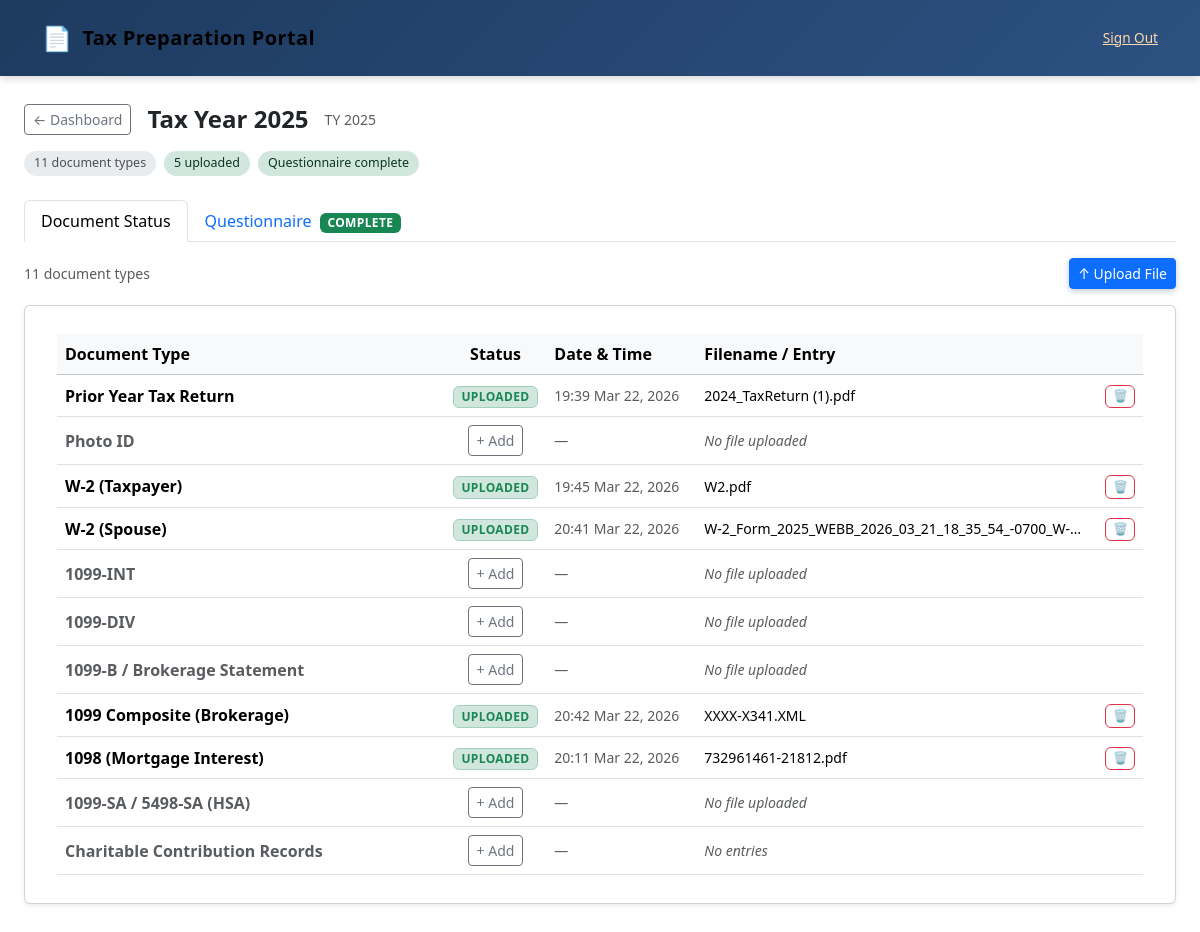
Page /year/2025 (signed in) on the earlier database version.
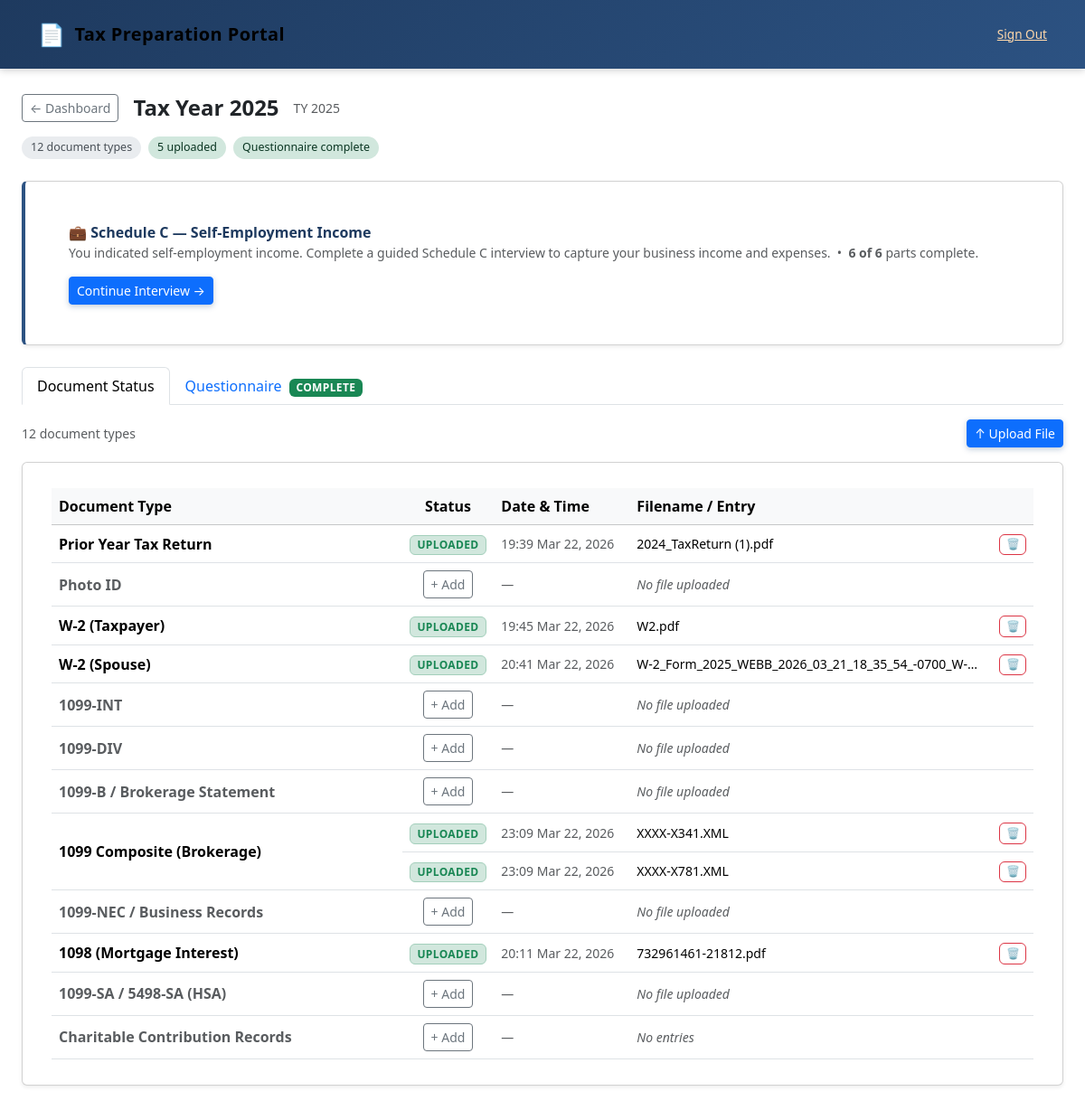
Same page on the later database version.
### tables this page shows
CREATE TABLE uploads (
    id INTEGER PRIMARY KEY AUTOINCREMENT,
    user_id INTEGER NOT NULL,
    tax_year INTEGER NOT NULL,
    category TEXT NOT NULL,
    filename TEXT NOT NULL,
    original_name TEXT NOT NULL,
    uploaded_at TEXT NOT NULL DEFAULT (datetime('now')),
    FOREIGN KEY (user_id) REFERENCES users(id)
);

### portal/views.py (the view, shortened to what this page needs)
@portal_bp.route("/year/<int:year>")
@login_required
def year_detail(year: int):
    if year not in TAX_YEARS:
        flash("Invalid tax year.", "error")
        return redirect(url_for("portal.dashboard"))
    user_id = session["user_id"]
    qr = get_questionnaire(_db_path(), user_id, year)
    uploads = get_uploads(_db_path(), user_id, year)
    answers = qr["answers"] if qr else {}
    filing_status = session.get("filing_status", "single")
    expected_docs = get_required_documents(answers, filing_status)
    parsed_docs = []
    preparer_db = _preparer_db_path()
    if preparer_db:
        try:
            from preparer.database import get_parsed_documents
            parsed_docs = get_parsed_documents(preparer_db, user_id, year)
        except Exception:
            pass
    doc_status = _build_doc_status(expected_docs, uploads, parsed_docs)
    status = _year_status(user_id, year)
    questionnaire_sections = get_section_for_filing_status(QUESTIONNAIRE_SECTIONS, filing_status)
    manual_entries = []
    if preparer_db:
        try:
            from preparer.database import get_manual_entries
            manual_entries = get_manual_entries(preparer_db, user_id, year)
        except Exception:
            pass
    charitable_entries = [
        e for e in manual_entries
        if e["category"] in ("charitable_cash", "charitable_noncash")
    ]
    has_charitable_in_status = any(d["category"] == "Charitable_Records" for d in doc_status)
    schedule_c_progress = {}
    if answers.get("self_employment") == "yes":
        schedule_c_progress = get_schedule_c_progress(_db_path(), user_id, year)
    return render_template(
        "portal/checklist.html",
        year=year,
        doc_status=doc_status,
        status=status,
        questionnaire=qr,
        questionnaire_sections=questionnaire_sections,
        questionnaire_complete=bool(qr and qr.get("completed")),
        answers=answers,
        manual_entries=manual_entries,
        charitable_entries=charitable_entries,
        schedule_c_progress=schedule_c_progress,
    )

### portal/database.py (called while the page is built)
def get_db(db_path: str) -> sqlite3.Connection:
    conn = sqlite3.connect(db_path)
    conn.row_factory = sqlite3.Row
    conn.execute("PRAGMA foreign_keys = ON")
    return conn

def get_questionnaire(db_path: str, user_id: int, tax_year: int) -> dict | None:
    conn = get_db(db_path)
    try:
        row = conn.execute(
            """SELECT * FROM questionnaire_responses
               WHERE user_id = ? AND tax_year = ?""",
            (user_id, tax_year)
        ).fetchone()
        if row:
            result = dict(row)
            result["answers"] = json.loads(result["answers"])
            return result
        return None
    finally:
        conn.close()

def get_uploads(db_path: str, user_id: int, tax_year: int) -> list[dict]:
    conn = get_db(db_path)
    try:
        rows = conn.execute(
            """SELECT * FROM uploads WHERE user_id = ? AND tax_year = ?
               ORDER BY category, uploaded_at""",
            (user_id, tax_year)
        ).fetchall()
        return [dict(r) for r in rows]
    finally:
        conn.close()

### portal/questionnaire.py (called while the page is built)
def get_section_for_filing_status(sections: list[dict], filing_status: str) -> list[dict]:
    is_married = filing_status in ("mfj", "mfs", "married_filing_jointly", "married_filing_separately")
    result = []
    for section in sections:
        if section.get("spouse_only") and not is_married:
            continue
        result.append(section)
    return result

### portal/schedule_c_interview.py (called while the page is built)
def get_part_ids() -> list[str]:
    return [p["id"] for p in SCHEDULE_C_PARTS]

### portal/views.py (called while the page is built)
def login_required(f):
    @wraps(f)
    def decorated(*args, **kwargs):
        if "user_id" not in session:
            flash("Please log in to access the portal.", "error")
            return redirect(url_for("auth.login"))
        return f(*args, **kwargs)
    return decorated

def _db_path() -> str:
    return current_app.config["DB_PATH"]

def _preparer_db_path() -> str:
    return current_app.config.get("PREPARER_DB_PATH", "")

### preparer/database.py (called while the page is built)
def _get_db(db_path: str) -> sqlite3.Connection:
    conn = sqlite3.connect(db_path)
    conn.row_factory = sqlite3.Row
    return conn

def get_manual_entries(db_path: str, user_id: int, tax_year: int) -> list[dict]:
    conn = _get_db(db_path)
    try:
        rows = conn.execute(
            "SELECT * FROM manual_entries WHERE user_id=? AND tax_year=? ORDER BY category, name",
            (user_id, tax_year),
        ).fetchall()
        return [dict(r) for r in rows]
    finally:
        conn.close()

### portal/templates/portal/checklist.html (shortened to what this page needs)
{% extends "base.html" %}
{% block head %}
<link rel="stylesheet" href="https://cdn.jsdelivr.net/npm/bootstrap@5.3.3/dist/css/bootstrap.min.css">
{% endblock %}
{% block content %}
<div style="padding:28px 24px 60px">
  <div class="d-flex align-items-center gap-3 mb-3 flex-wrap">
    <a href="{{ url_for('portal.dashboard') }}" class="btn btn-sm btn-outline-secondary">&larr; Dashboard</a>
    <h4 class="mb-0 fw-bold">Tax Year {{ year }}</h4>
    <span class="text-muted small">TY {{ year }}</span>
  </div>
  <div class="d-flex gap-2 mb-4 flex-wrap">
    <span class="chip chip-neutral">{{ doc_status | length }} document type{{ 's' if doc_status | length != 1 }}</span>
    {% set uploaded_count = doc_status | selectattr('uploaded') | list | length %}
    <span class="chip chip-success">{{ uploaded_count }} uploaded</span>
    {% if questionnaire %}
      {% if questionnaire.completed %}
        <span class="chip chip-success">Questionnaire complete</span>
      {% else %}
        <span class="chip chip-warning">Questionnaire in progress</span>
      {% endif %}
    {% else %}
      <span class="chip chip-neutral">Questionnaire not started</span>
    {% endif %}
  </div>
  {% if answers.get('self_employment') == 'yes' %}
  <div class="card shadow-sm mb-4" style="border-left:4px solid #2c5282">
    <div class="card-body d-flex align-items-center justify-content-between gap-3 flex-wrap">
      <div>
        <div class="fw-bold" style="color:#1e3a5f">&#128188; Schedule C — Self-Employment Income</div>
        <div class="text-muted small">
          You indicated self-employment income. Complete a guided Schedule C interview to capture your business income and expenses.
          {% if schedule_c_progress %}
            {% set first_progress = schedule_c_progress[0] if 0 in schedule_c_progress else schedule_c_progress.values()|first %}
            &nbsp;&bull;&nbsp;
            <strong>{{ first_progress.completed_parts }} of {{ first_progress.total_parts }}</strong> parts complete.
          {% endif %}
        </div>
      </div>
      <a href="{{ url_for('portal.schedule_c_index', year=year) }}"
         class="btn btn-primary btn-sm">
        {% if schedule_c_progress %}Continue Interview &rarr;{% else %}Start Schedule C Interview &rarr;{% endif %}
      </a>
    </div>
  </div>
  {% endif %}
  <ul class="nav nav-tabs mb-3" id="portalTabs" role="tablist">
    <li class="nav-item">
      <button class="nav-link active" data-bs-toggle="tab" data-bs-target="#tab-docs">Document Status</button>
    </li>
    <li class="nav-item">
      <button class="nav-link" data-bs-toggle="tab" data-bs-target="#tab-questionnaire">
        Questionnaire
        {% if questionnaire and questionnaire.completed %}
          <span class="badge bg-success ms-1">Complete</span>
        {% elif questionnaire %}
          <span class="badge bg-warning text-dark ms-1">In Progress</span>
        {% else %}
          <span class="badge bg-secondary ms-1">Not Started</span>
        {% endif %}
      </button>
    </li>
  </ul>
  <div class="tab-content" id="portalTabContent">
    <div class="tab-pane fade show active" id="tab-docs">
      {% if not doc_status %}
        <div class="alert alert-info">No documents expected yet. Complete the questionnaire first.</div>
      {% else %}
      <div class="d-flex align-items-center justify-content-between mb-3">
        <span class="text-muted small">{{ doc_status | length }} document type{{ 's' if doc_status | length != 1 }}</span>
        <button type="button" class="btn btn-primary btn-sm" data-bs-toggle="modal" data-bs-target="#uploadModal">
          &#8593; Upload File
        </button>
      </div>
      <div class="card shadow-sm">
        <div class="table-responsive">
          <table class="table align-middle mb-0">
            <thead class="table-light">
              <tr>
                <th style="min-width:200px">Document Type</th>
                <th class="text-center" style="width:90px">Status</th>
                <th style="width:150px">Date &amp; Time</th>
                <th>Filename / Entry</th>
                <th style="width:50px"></th>
              </tr>
            </thead>
            <tbody>
              {% for doc in doc_status %}
              {% if doc.uploads %}
                {% for upload in doc.uploads %}
                <tr>
                  {% if loop.first %}
                  <td rowspan="{{ doc.uploads | length }}" class="fw-semibold align-middle">
                    {{ doc.label }}
                  </td>
                  {% endif %}
                  <td class="text-center">
                    <span class="badge bg-success-subtle text-success border border-success-subtle">Uploaded</span>
                  </td>
                  <td class="small text-nowrap text-muted">{{ upload.uploaded_at | fmt_datetime }}</td>
                  <td class="small text-truncate" style="max-width:280px" title="{{ upload.original_name }}">
                    {{ upload.original_name }}
                  </td>
                  <td class="text-end">
                    {% if upload.upload_id %}
                    <form method="post"
                          action="{{ url_for('portal.delete_upload_file', year=year, upload_id=upload.upload_id) }}"
                          style="display:inline"
                          onsubmit="return confirm('Delete {{ upload.original_name }}?')">
                      <button type="submit" class="btn btn-xs btn-outline-danger" title="Delete">&#128465;</button>
                    </form>
                    {% endif %}
                  </td>
                </tr>
                {% endfor %}
              {% else %}
                {% if doc.category == 'Charitable_Records' %}
                <tr>
                  <td class="fw-semibold {% if not charitable_entries %}text-muted{% endif %}"
                      {% if charitable_entries %}rowspan="{{ charitable_entries | length + 1 }}"{% endif %}>
                    {{ doc.label }}
                  </td>
                  <td class="text-center">
                    <button type="button"
                            class="btn btn-sm btn-outline-secondary"
                            data-bs-toggle="modal"
                            data-bs-target="#charitableModal">
                      + Add
                    </button>
                  </td>
                  <td class="text-muted small">—</td>
                  {% if charitable_entries %}
                  <td class="text-muted small fst-italic"></td>
                  {% else %}
                  <td class="text-muted small fst-italic">No entries</td>
                  {% endif %}
                  <td></td>
                </tr>
                {% else %}
                <tr>
                  <td class="fw-semibold text-muted">{{ doc.label }}</td>
                  <td class="text-center">
                    <button type="button"
                            class="btn btn-sm btn-outline-secondary"
                            data-bs-toggle="modal"
                            data-bs-target="#uploadModal"
                            data-category="{{ doc.category }}"
                            data-label="{{ doc.label }}">
                      + Add
                    </button>
                  </td>
                  <td class="text-muted small">—</td>
                  <td class="text-muted small fst-italic">No file uploaded</td>
                  <td></td>
                </tr>
                {% endif %}
              {% endif %}
              {% endfor %}
            </tbody>
          </table>
        </div>
      </div>
      {% endif %}
    </div>
  </div>
</div>
{% endblock %}

### portal/templates/base.html (shortened to what this page needs)
<!DOCTYPE html>
<html lang="en">
<head>
    <link rel="stylesheet" href="{{ url_for('static', filename='style.css') }}">
    {% block head %}{% endblock %}
</head>
<body>
    <nav class="navbar">
        <div class="container">
            <a href="{{ url_for('portal.dashboard') if session.get('user_id') else url_for('auth.login') }}"
               class="navbar-brand">
                <span class="brand-icon">&#128196;</span>
                Tax Preparation Portal
            </a>
            {% if session.get('user_id') %}
            <div class="navbar-user">
                <a href="{{ url_for('auth.logout') }}">Sign Out</a>
            </div>
            {% endif %}
        </div>
    </nav>
    {% block content %}{% endblock %}
</body>
</html>

### portal/static/style.css (style rules this page uses)
*, *::before, *::after { box-sizing: border-box; margin: 0; padding: 0; }
html { font-size: 16px; scroll-behavior: smooth; }
body { font-family: system-ui, -apple-system, BlinkMacSystemFont, "Segoe UI", Roboto, sans-serif; background-color: #f0f4f8; color: #2d3748; line-height: 1.6; min-height: 100vh; }
a { color: #2c5282; text-decoration: none; }
.container { max-width: 900px; margin: 0 auto; padding: 0 20px; }
.navbar { background: linear-gradient(135deg, #1e3a5f 0%, #2c5282 100%); color: #fff; box-shadow: 0 2px 8px rgba(0, 0, 0, 0.18); position: sticky; top: 0; z-index: 100; }
.navbar .container { display: flex; align-items: center; justify-content: space-between; height: 60px; }
.navbar-brand { font-size: 1.2rem; font-weight: 700; color: #fff; letter-spacing: 0.02em; display: flex; align-items: center; gap: 10px; }
.navbar-brand .brand-icon { font-size: 1.5rem; }
.navbar-user { display: flex; align-items: center; gap: 16px; font-size: 0.9rem; }
.navbar-user a { color: #fed7aa; font-size: 0.85rem; }
.card { background: #fff; border-radius: 8px; box-shadow: 0 1px 4px rgba(0, 0, 0, 0.08), 0 4px 16px rgba(0, 0, 0, 0.06); padding: 28px 32px; margin-bottom: 24px; }
.badge { display: inline-block; padding: 3px 10px; border-radius: 99px; font-size: 0.75rem; font-weight: 600; letter-spacing: 0.03em; text-transform: uppercase; }
.btn { display: inline-flex; align-items: center; gap: 6px; padding: 9px 20px; border: none; border-radius: 6px; font-size: 0.9rem; font-weight: 600; cursor: pointer; text-decoration: none; transition: background 0.15s ease, transform 0.1s ease, box-shadow 0.15s ease; line-height: 1.4; }
.btn-primary { background: #2c5282; color: #fff; box-shadow: 0 2px 6px rgba(44, 82, 130, 0.3); }
.btn-sm { padding: 5px 12px; font-size: 0.8rem; }
.text-center { text-align: center; }
.text-muted { color: #718096; }
.text-success { color: #27ae60; }
.fw-bold { font-weight: 700; }
.mb-3 { margin-bottom: 24px; }

### portal/templates/portal/checklist.html (style rules this page uses)
.chip { display:inline-flex; align-items:center; padding:3px 10px; border-radius:999px; font-size:.78rem; font-weight:500; }
.chip-neutral { background:#e9ecef; color:#495057; }
.chip-success { background:#d1e7dd; color:#0a3622; }
.btn-xs { padding:.15rem .4rem; font-size:.75rem; line-height:1.4; }

Differences in the rows shown:
removed uploads: label "1099 Composite (Brokerage)", uploaded_at|fmt_datetime "20:42 Mar 22, 2026", original_name "XXXX-X341.XML"
added uploads: label "1099 Composite (Brokerage)", uploaded_at|fmt_datetime "23:09 Mar 22, 2026", original_name "XXXX-X341.XML"
added uploads: uploaded_at|fmt_datetime "23:09 Mar 22, 2026", original_name "XXXX-X781.XML"
Other differences:
{{ doc_status | length }}: "11" → "12"
{{ first_progress.completed_parts }}: (not shown) → "6"
{{ first_progress.total_parts }}: (not shown) → "6"
text now shown: "💼 Schedule C — Self-Employment Income You indicated self-employment income. Complete a guided Schedule C interview to capture your business income and expenses. • of parts complete. Continue Interview →"
new list line: "1099-NEC / Business Records + Add — No file uploaded"
